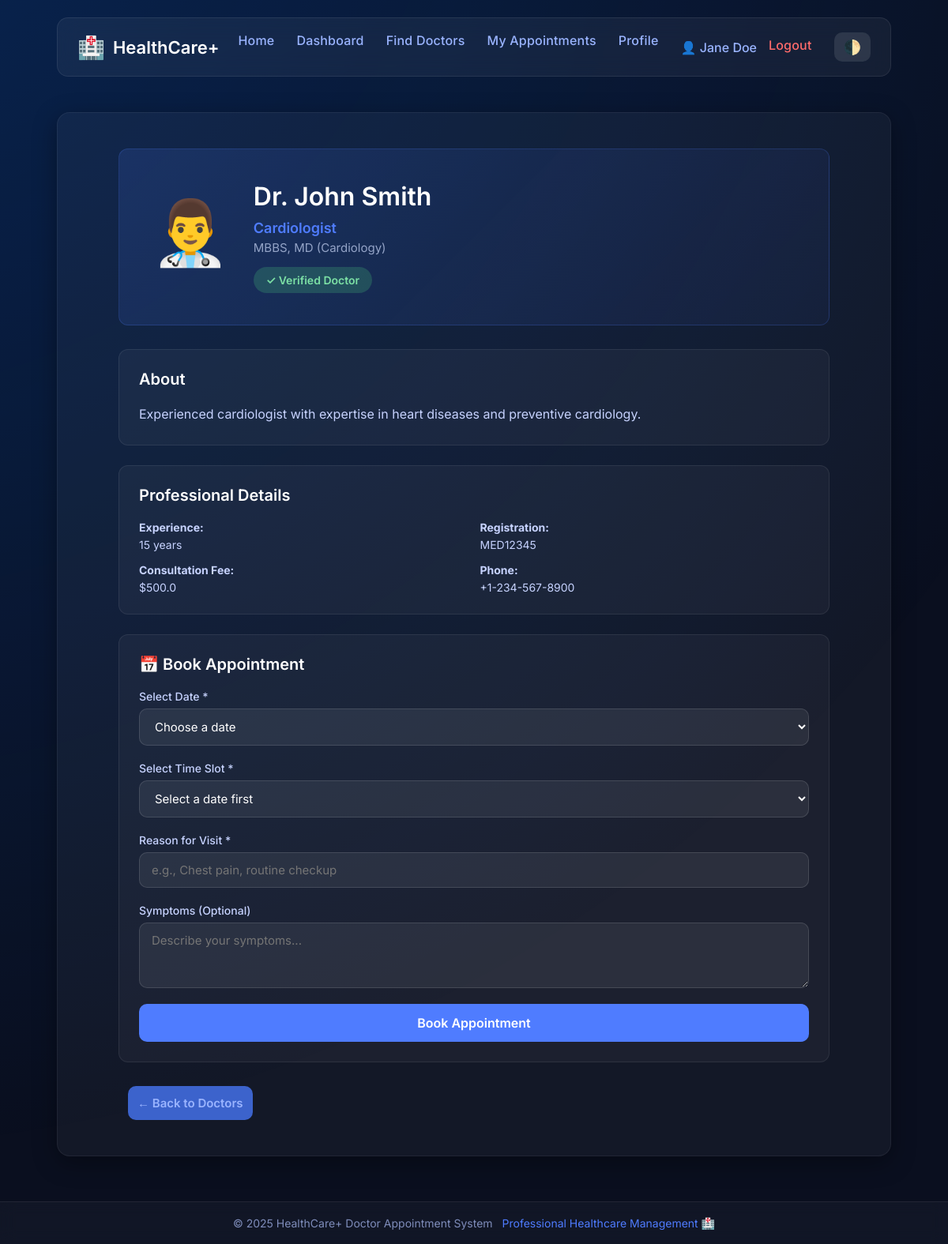
Page /patient/doctor/1 (signed in) on the committed database.
### tables this page shows
CREATE TABLE doctors (
id INTEGER PRIMARY KEY AUTOINCREMENT,
user_id INTEGER UNIQUE NOT NULL,
full_name TEXT NOT NULL,
specialization TEXT NOT NULL,
qualification TEXT,
registration_number TEXT UNIQUE NOT NULL,
phone TEXT,
address TEXT,
experience_years INTEGER,
consultation_fee REAL,
bio TEXT,
profile_image TEXT,
is_verified INTEGER DEFAULT 0,
created_at DATETIME DEFAULT CURRENT_TIMESTAMP,
updated_at DATETIME DEFAULT CURRENT_TIMESTAMP,
FOREIGN KEY (user_id) REFERENCES users(id) ON DELETE CASCADE
);

### routes/patient.py (the view)
@patient_bp.route('/doctor/<int:doctor_id>')
@patient_required
def doctor_profile(doctor_id):
    try:
        with get_db_cursor(patient_bp.config) as cursor:
            doctor = Doctor.get_by_id(cursor, doctor_id)
            if not doctor or not doctor['is_verified']:
                flash('Doctor not found', 'error')
                return redirect(url_for('patient.find_doctors'))
            time_slots_rows = TimeSlot.get_by_doctor(cursor, doctor_id)
            time_slots = []
            for row in time_slots_rows:
                slot_dict = dict(row)
                if isinstance(slot_dict['start_time'], str):
                    slot_dict['start_time'] = datetime.strptime(
                        slot_dict['start_time'], '%H:%M:%S').time()
                if isinstance(slot_dict['end_time'], str):
                    slot_dict['end_time'] = datetime.strptime(
                        slot_dict['end_time'], '%H:%M:%S').time()
                time_slots.append(slot_dict)
            available_dates = []
            today = date.today()
            for i in range(30):
                check_date = today + timedelta(days=i)
                day_name = check_date.strftime('%A')
                day_slots = [
                    slot for slot in time_slots if slot['day_of_week'] == day_name]
                if day_slots:
                    serializable_slots = []
                    for slot in day_slots:
                        slot_copy = slot.copy()
                        if isinstance(slot_copy['start_time'], time):
                            slot_copy['start_time'] = slot_copy['start_time'].strftime(
                                '%H:%M:%S')
                        if isinstance(slot_copy['end_time'], time):
                            slot_copy['end_time'] = slot_copy['end_time'].strftime(
                                '%H:%M:%S')
                        serializable_slots.append(slot_copy)
                    available_dates.append({
                        'date': check_date,
                        'day': day_name,
                        'slots': serializable_slots
                    })
            return render_template(
                'patient/doctor_profile.html',
                doctor=doctor,
                available_dates=available_dates[:14],  # Show next 2 weeks
                title=f'Dr. {doctor["full_name"]}'
            )
    except Exception as e:
        flash(f'Error loading doctor profile: {str(e)}', 'error')
        return redirect(url_for('patient.find_doctors'))

### models.py (called while the page is built)
    @staticmethod
    def get_by_id(cursor, doctor_id):
        query = """
            SELECT d.*, u.email, u.id as user_id
            FROM doctors d
            JOIN users u ON d.user_id = u.id
            WHERE d.id = ?
        """
        cursor.execute(query, (doctor_id,))
        return cursor.fetchone()

    @staticmethod
    def get_by_doctor(cursor, doctor_id):
        query = """
            SELECT * FROM time_slots
            WHERE doctor_id = ? AND is_active = 1
            ORDER BY CASE day_of_week
                        WHEN 'Monday' THEN 1
                        WHEN 'Tuesday' THEN 2
                        WHEN 'Wednesday' THEN 3
                        WHEN 'Thursday' THEN 4
                        WHEN 'Friday' THEN 5
                        WHEN 'Saturday' THEN 6
                        ELSE 7
                     END,
                     start_time
        """
        cursor.execute(query, (doctor_id,))
        return cursor.fetchall()

### utils.py (called while the page is built)
def get_db_connection(config):
    db_path = getattr(config, "DB_PATH", "hospital.db")
    connection = sqlite3.connect(
        db_path,
        detect_types=sqlite3.PARSE_DECLTYPES | sqlite3.PARSE_COLNAMES,
        check_same_thread=False
    )
    connection.row_factory = sqlite3.Row
    connection.execute("PRAGMA foreign_keys = ON")
    return connection

@contextmanager
def get_db_cursor(config):
    connection = get_db_connection(config)
    cursor = connection.cursor()
    try:
        yield cursor
        connection.commit()
    except Exception as e:
        connection.rollback()
        raise e
    finally:
        cursor.close()
        connection.close()

def role_required(*roles):
    def decorator(f):
        @wraps(f)
        def decorated_function(*args, **kwargs):
            if 'user_id' not in session:
                flash('Please login to access this page.', 'error')
                return redirect(url_for('auth.login'))
            if session.get('role') not in roles:
                flash('You do not have permission to access this page.', 'error')
                return redirect(url_for('main.index'))
            return f(*args, **kwargs)
        return decorated_function
    return decorator

### templates/patient/doctor_profile.html (shortened to what this page needs)
{% extends "base.html" %}
{% block content %}
<div class="page-container">
    <div class="doctor-profile-page">
        <div class="doctor-profile-header">
            <div class="doctor-avatar-xl">👨‍⚕️</div>
            <div class="doctor-header-info">
                <h1>{{ doctor.full_name }}</h1>
                <p class="specialization-large">{{ doctor.specialization }}</p>
                <p class="qualification">{{ doctor.qualification }}</p>
                {% if doctor.is_verified %}
                <span class="verified-badge-lg">✓ Verified Doctor</span>
                {% endif %}
            </div>
        </div>
        <div class="doctor-profile-content">
            <div class="doctor-info-section">
                <div class="info-card">
                    <h3>About</h3>
                    <p>{{ doctor.bio or 'No bio available' }}</p>
                </div>
                <div class="info-card">
                    <h3>Professional Details</h3>
                    <div class="details-grid">
                        {% if doctor.experience_years %}
                        <div class="detail-item">
                            <strong>Experience:</strong> {{ doctor.experience_years }} years
                        </div>
                        {% endif %}
                        <div class="detail-item">
                            <strong>Registration:</strong> {{ doctor.registration_number }}
                        </div>
                        {% if doctor.consultation_fee %}
                        <div class="detail-item">
                            <strong>Consultation Fee:</strong> ${{ doctor.consultation_fee }}
                        </div>
                        {% endif %}
                        {% if doctor.phone %}
                        <div class="detail-item">
                            <strong>Phone:</strong> {{ doctor.phone }}
                        </div>
                        {% endif %}
                    </div>
                </div>
                <div class="booking-card">
                    <h3>📅 Book Appointment</h3>
                    {% if available_dates %}
                    <form method="POST" action="{{ url_for('patient.book_appointment') }}" class="booking-form"
                        id="booking-form">
                        <div class="input-box">
                            <label for="appointment_date">Select Date *</label>
                            <select name="appointment_date" id="appointment_date" class="form-select" required>
                                <option value="">Choose a date</option>
                            </select>
                        </div>
                        <div class="input-box">
                            <label for="appointment_time">Select Time Slot *</label>
                            <select name="appointment_time" id="appointment_time" class="form-select" required>
                                <option value="">Select a date first</option>
                            </select>
                        </div>
                        <div class="input-box">
                            <label for="reason">Reason for Visit *</label>
                            <input type="text" name="reason" id="reason" placeholder="e.g., Chest pain, routine checkup"
                                required>
                        </div>
                        <div class="input-box">
                            <label for="symptoms">Symptoms (Optional)</label>
                            <textarea name="symptoms" id="symptoms" rows="3"
                                placeholder="Describe your symptoms..."></textarea>
                        </div>
                        <button type="submit" class="btn btn-primary btn-block btn-lg">Book Appointment</button>
                    </form>
                    {% else %}
                    <div class="no-slots-message">
                        <p>😔 This doctor has no available slots at the moment.</p>
                        <p>Please check back later or contact the doctor directly.</p>
                    </div>
                    {% endif %}
                </div>
            </div>
        </div>
        <div class="action-buttons">
            <a href="{{ url_for('patient.find_doctors') }}" class="btn btn-secondary">← Back to Doctors</a>
        </div>
    </div>
</div>
{% endblock %}

### rows in the picture
doctors: full_name "Dr. John Smith", specialization "Cardiologist", qualification "MBBS, MD (Cardiology)", bio "Experienced cardiologist with expertise in heart diseases and preventive cardiology.", experience_years "15", registration_number "MED12345", consultation_fee "500.0", phone "+1-234-567-8900"

### other values in the picture
{{ user_name }} "Jane Doe"
